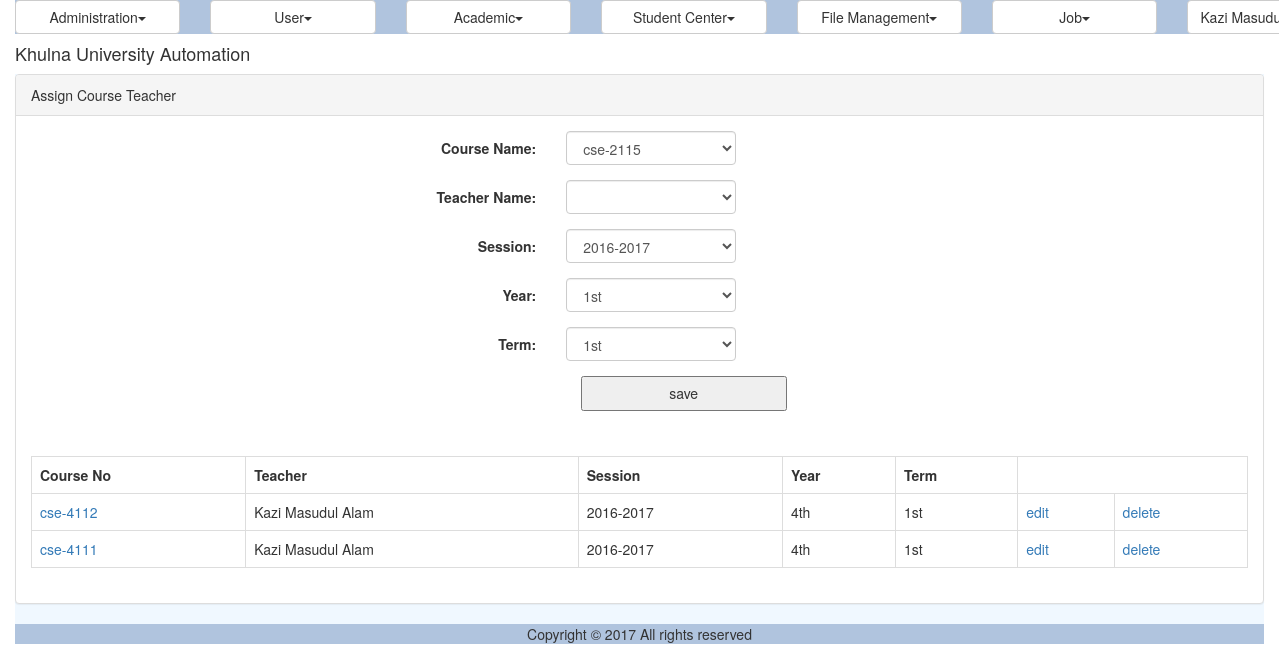
The page /course_teacher.php (signed in) on the database its author committed.
### tables this page shows
CREATE TABLE IF NOT EXISTS `reg_course` (
  `ID` varchar(40) NOT NULL,
  `CourseNo` varchar(40) NOT NULL,
  `Title` varchar(100) NOT NULL,
  `Credit` double NOT NULL,
  `CourseTypeID` varchar(40) NOT NULL,
  `DisciplineID` varchar(40) NOT NULL,
  `IsDeleted` tinyint(1) NOT NULL,
  PRIMARY KEY (`ID`)
);

CREATE TABLE IF NOT EXISTS `ums_user` (
  `ID` varchar(40) NOT NULL,
  `UniversityID` varchar(20) NOT NULL,
  `Email` varchar(50) NOT NULL,
  `Password` varchar(255) NOT NULL,
  `FirstName` varchar(50) DEFAULT NULL,
  `MiddleName` varchar(50) DEFAULT NULL,
  `LastName` varchar(50) DEFAULT NULL,
  `DisciplineID` varchar(40) DEFAULT NULL,
  `Status` varchar(20) DEFAULT NULL,
  `IsLogged` varchar(10) DEFAULT NULL,
  `IsArchived` varchar(10) DEFAULT NULL,
  `IsDeleted` varchar(10) DEFAULT NULL,
  PRIMARY KEY (`ID`),
  UNIQUE KEY `Email` (`Email`),
  UNIQUE KEY `UniversityID` (`UniversityID`)
);

CREATE TABLE IF NOT EXISTS `reg_registration_session` (
  `ID` varchar(40) NOT NULL,
  `Name` varchar(30) NOT NULL,
  PRIMARY KEY (`ID`)
);

CREATE TABLE IF NOT EXISTS `reg_year` (
  `ID` varchar(40) NOT NULL,
  `Name` varchar(20) NOT NULL,
  PRIMARY KEY (`ID`)
);

CREATE TABLE IF NOT EXISTS `reg_term` (
  `ID` varchar(40) NOT NULL,
  `Name` varchar(20) NOT NULL,
  PRIMARY KEY (`ID`)
);

### modules/registration/ui/view.course_teacher.inc (the view, shortened to what the rows shown need)
<?php
include_once 'blade/view.course_teacher.blade.inc';
include_once COMMON.'class.common.inc';
include_once COMMON.'class.common.course.inc';
?>
<div class="panel panel-default">
<div class="panel-body">
<table class="table table-bordered">
		<?php
		$Result = $_CourseTeacherBAO->getAllCourseTeachers();
		if($Result->getIsSuccess()){
			$CourseTeachers = $Result->getResultObject();
			?>
			<tr>
				<th>Course No</th>
				<th>Teacher</th>
				<th>Session</th>
				<th>Year</th>
				<th>Term</th>
			</tr>
			<?php
			for($i = 0; $i < sizeof($CourseTeachers); $i++) {
				$CourseTeacher = $CourseTeachers[$i];
				?>
				<tr>
					<td>
					<a href="course.php?edit=<?php echo $CourseTeacher->getCourse()->getID(); ?>">
					<?php echo $CourseTeacher->getCourse()->getCourseNo(); ?>
					</a>
					</td>
					<td><?php echo $CourseTeacher->getTeacher()->getFullName(); ?></td>
					<td><?php echo $CourseTeacher->getSession()->getName(); ?></td>
					<td><?php echo $CourseTeacher->getYear()->getName(); ?></td>
					<td><?php echo $CourseTeacher->getTerm()->getName(); ?></td>
					<td><a href="?edit=<?php echo $CourseTeacher->getID(); ?>" onclick="return confirm('sure to edit !'); " >edit</a></td>
					<td><a href="?del=<?php echo $CourseTeacher->getID(); ?>" onclick="return confirm('sure to delete !'); " >delete</a></td>
				</tr>
				<?php
			}
		}
		else{
		echo $Result->getResultObject();
	}
	?>
</table>
</div>
</div>

### rows shown on the page
reg_course: CourseNo "cse-4112"
ums_user: $CourseTeacher->getTeacher()->getFullName() "Kazi Masudul Alam"
reg_registration_session: Name "2016-2017"
reg_year: Name "4th"
reg_term: Name "1st"
reg_course: CourseNo "cse-4111"

### other values the page prints
$globalMenu[$i]->getTitle() "Administration User Academic Student Center File Management Job"
$CurrentUser->getFullName() "Kazi…"
form field courseid "cse-2115"
form field session "2016-2017"
form field yearid "1st"
form field termid "1st"
